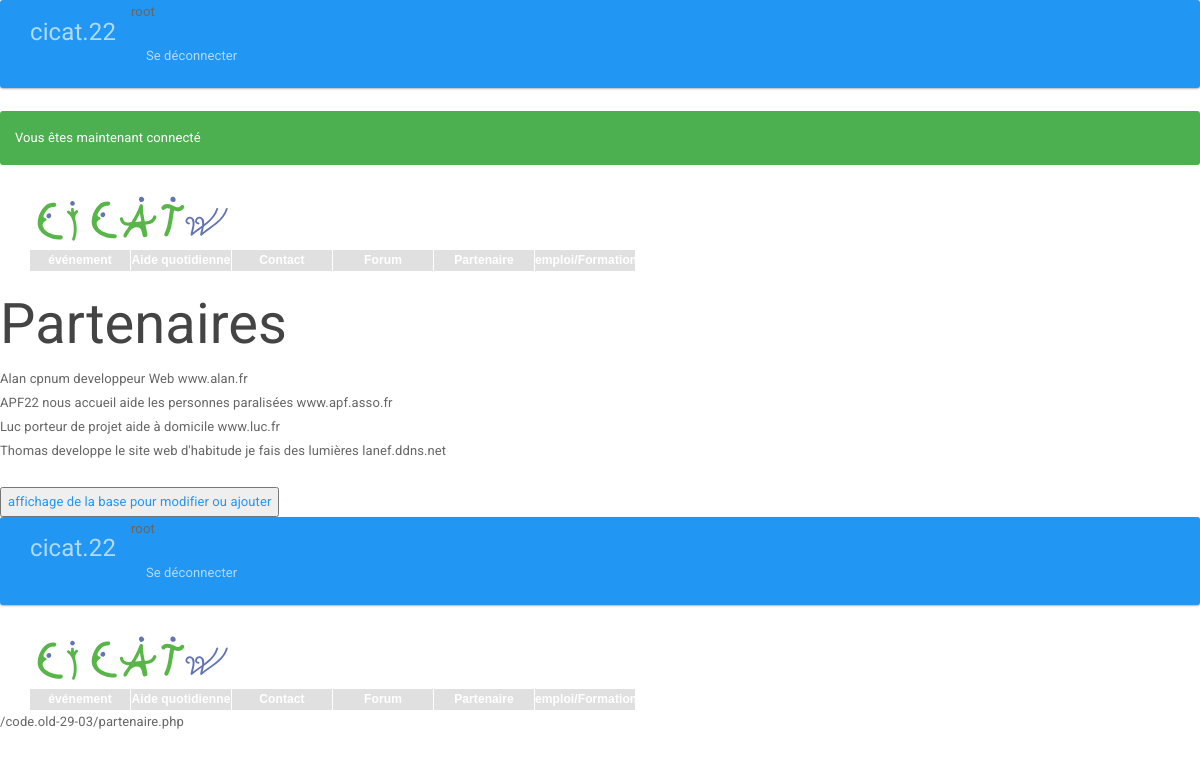
Screenshot of /code.old-29-03/partenaire.php (signed in) with the database file from the repository.
### tables this page shows
CREATE TABLE `partenaire` (
  `id_partenaire` int(11) NOT NULL,
  `nom_partenaire` varchar(255) NOT NULL,
  `competences` varchar(255) NOT NULL,
  `secteur` varchar(255) NOT NULL,
  `site` varchar(50) NOT NULL
);

### code.old-29-03/partenaire.php (the view, shortened to what this page needs)
<?php include "inc/header.php"; ?>
	<h1>Partenaires</h1>
	<?php require 'inc/connectbdd.php';
	$reponse = $pdo->query('SELECT * FROM partenaire ORDER BY nom_partenaire');
	while ($donnees = $reponse->fetch() )
	{
		echo $donnees['nom_partenaire']." ".$donnees['competences']." ".$donnees['secteur']." ".$donnees['site']; ?>
		<br>
		<?php
	}
	?>
<br>
<a href="admin_partenaire.php"><button>affichage de la base pour modifier ou ajouter</button></a>
<?php include 'inc/tab.php';?>
</body>
</html>

### code.old-29-03/inc/header.php (shortened to what this page needs)
<!DOCTYPE html>
<html lang="fr">
<head>
	<link rel="stylesheet" type="text/css" href="css/style.css"/>
   <link href="css/app.css" rel="stylesheet">
</head>
<body>
	<nav class="navbar navbar-inverse">
		<div class="container">
			<div class="navbar-header">
				<a class="navbar-brand" href="http://localhost/Dropbox/cicat/code/index.php">cicat.22</a>
			</div>
			<?php if($_SESSION['auth']){
			if($_SESSION['auth']->status=='root'){
	echo 'root';
	}
	} ?>
			<div id="navbar" class="collapse navbar-collapse">
				<ul class="nav navbar-nav">
					<?php if(isset($_SESSION['auth'])): ?>
						<li><a href="logout.php">Se déconnecter</a></li>
					<?php else: ?>
						<li><a href="register.php">s'inscrire</a></li>
						<li><a href="login.php">se connecter</a></li>
					<?php endif; ?>
				</ul>
			</div>
		</div>
	</nav>
		<?php if(isset($_SESSION['flash'])): ?>
			<?php foreach($_SESSION['flash'] as $type=>$message): ?>
				<div class="alert alert-<?= $type; ?>">
					<?= $message; ?>
				</div>
			<?php endforeach; ?>
		<?php endif; ?>
		<div class="container">
			<div id="logo">
				<a href="index.php" ><img src="images/logo.svg" alt="logo_cicat22" title="logo_cicat22"/></a>
			</div>
			<div>
				<ul id="menu_deroulant">
					<li><a href="evenement.php">événement</a>
					</li>
					<li><a href="aide.php">Aide quotidienne</a>
					</li>
					<li><a href="contact.php">Contact</a>
			</li>
			<li><a href="forum.php">Forum</a>
			</li>
			<li><a href="partenaire.php">Partenaire</a>
			</li>
			<li><a href="emploi.php">emploi/Formation</a>
			</li>
		</ul>
	</div>
</div>

### code.old-29-03/inc/tab.php (shortened to what this page needs)
<?php
include "header.php";
echo pagencours;
	?>

### code.old-29-03/css/style.css (style rules this page uses)
img[title='logo_cicat22'] { width: 60%; height: 60%; }
#logo { width: 30%; height: 30%; }
h1 { color:blue; }
#menu_deroulant, #menu_deroulant ul { padding : 0; margin : 0; list-style : none; line-height : 21px; text-align : center; }
#menu_deroulant { font-weight : bold; font-family : Arial; font-size : 12px; }
#menu_deroulant a { display : block; padding : 0; background : #e0e0e0; color : #fff; text-decoration : none; width : 100px; }
#menu_deroulant li { float : left; border-right : 1px solid #fff; }
html>body #menu_deroulant li { border-right: 1px solid transparent ; }

### rows the page displays
partenaire: nom_partenaire "Alan", competences "cpnum", secteur "developpeur Web", site "www.alan.fr"
partenaire: nom_partenaire "APF22", competences "nous accueil", secteur "aide les personnes paralisées", site "www.apf.asso.fr"
partenaire: nom_partenaire "Luc", competences "porteur de projet", secteur "aide à domicile", site "www.luc.fr"
partenaire: nom_partenaire "Thomas", competences "developpe le site web", secteur "d'habitude je fais des lumières", site "lanef.ddns.net"

### other values shown
$message "Vous êtes maintenant connecté"
pagencours "/code.old-29-03/partenaire.php"
